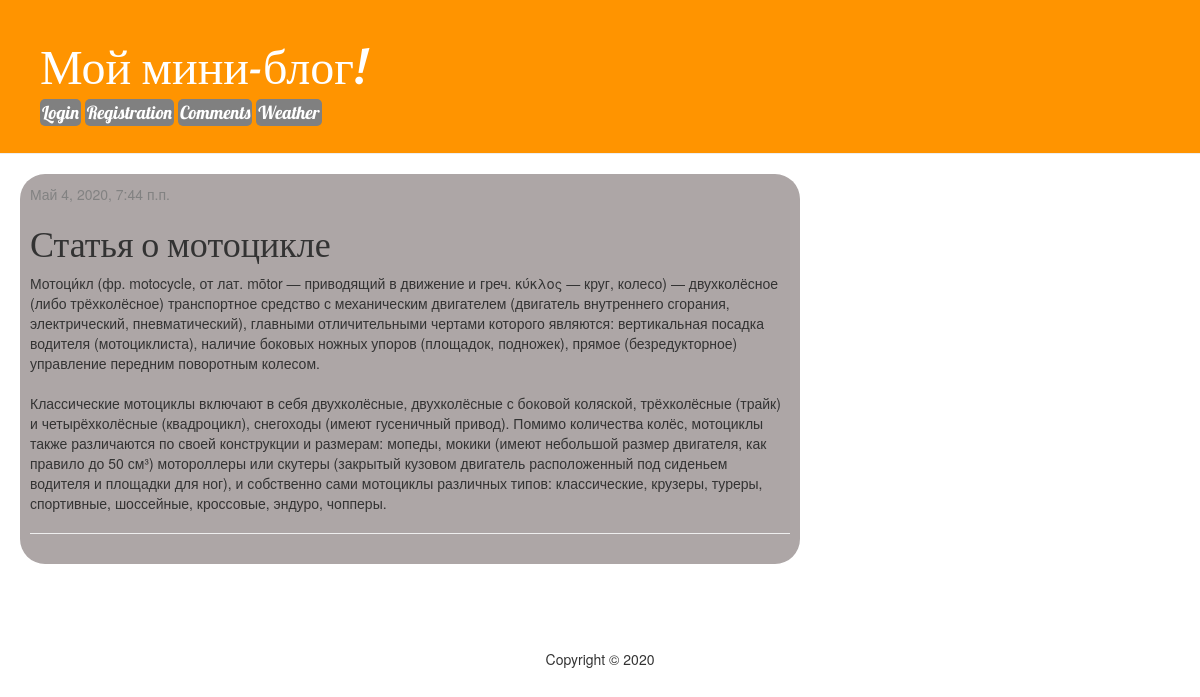
The app's page /post/2/ with its own data.
### blog/models.py (models this page shows, shortened)
class Post(models.Model):
    author = models.ForeignKey(User, null=True, blank=True, on_delete=models.DO_NOTHING) #(settings.AUTH_USER_MODEL, on_delete=models.CASCADE)
    title = models.CharField(max_length=200)
    text = models.TextField()
    created_date = models.DateTimeField(default=timezone.now)
    published_date = models.DateTimeField(blank=True, null=True)

### blog/views.py (the view)
# urls.py: path('post/<int:pk>/', views.post_detail, name='post_detail'),
def post_detail(request,pk):
    post = get_object_or_404(Post, pk=pk)
    comments = Comment.objects.filter(post=post)
    return render(request, 'blog/post_detail.html', {'post':post, 'comments':comments})

### templates/blog/post_detail.html (shortened to what this page needs)
{% extends 'base.html' %}
{% block content %}
    <div class="post">
        {% if post.published_date %}
            <div class="date">
                {{ post.published_date }}
            </div>
        {% endif %}
        <h1>{{ post.title }}</h1>
        <p>{{ post.text|linebreaksbr }}</p>
        <hr>
    </div>
{% endblock %}

### blog/static/css/blog.css (style rules this page uses)
h1, h2, h3, h4 { font-family: 'Lobster', cursive; }
.date { color: #828282; }
.post { margin-bottom: 20px; }

### records on screen
Post: published_date "Май 4, 2020, 7:44 п.п.", title "Статья о мотоцикле", text "Мотоци́кл (фр. motocycle, от лат. mōtor — приводящий в движение и греч. κύκλος — круг, колесо) — двухколёсное (либо трёхколёсное) транспортное средство с механическим двигателем (двигатель внутреннего сгорания, электрический, пневматический), главными отличительными чертами которого являются: вертикальная посадка водителя (мотоциклиста), наличие боковых ножных упоров (площадок, подножек), прямое (безредукторное) управление передним поворотным колесом. Классические мотоциклы включают в себя двухколёсные, двухколёсные с боковой коляской, трёхколёсные (трайк) и четырёхколёсные (квадроцикл), снегоходы (имеют гусеничный привод). Помимо количества колёс, мотоциклы также различаются по своей…"
